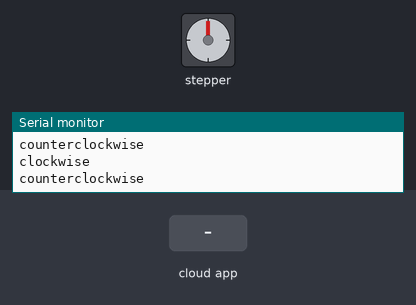
A sketch run on a simulated ESP32. On the bench: stepper motor, the last lines printed to the serial monitor. The test bench sets the inputs (shaded band). WiFi joins after 1.5 s; servers stay silent unless stated; stepper angles assume 200 steps per turn.

Above: at 1.7 s.
1.8 s: the phone or cloud app sets pressure to 25
At 3.0 s:
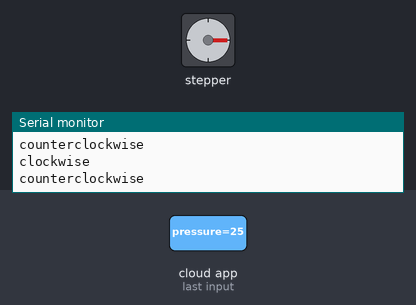
3.5 s: the phone or cloud app sets _delay_ to 25
6.5 s: the phone or cloud app sets rPM to 25
At 6.68 s:
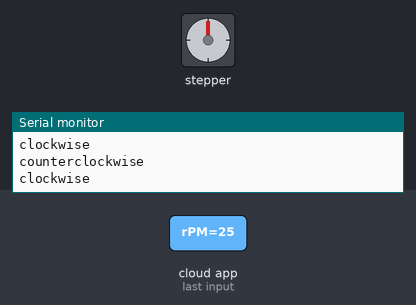
At 7.58 s:
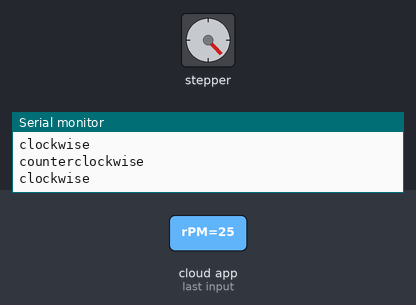
12.5 s: the phone or cloud app sets rPM to 50
At 13.8 s:
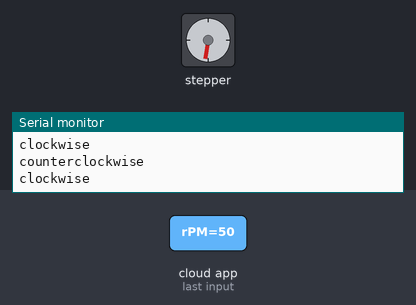
15.5 s: the phone or cloud app sets _delay_ to 0
18.5 s: the phone or cloud app sets pressure to 0
Timing chart, 0 to 21.5 s (numbered marks = the images above; inputs shaded):
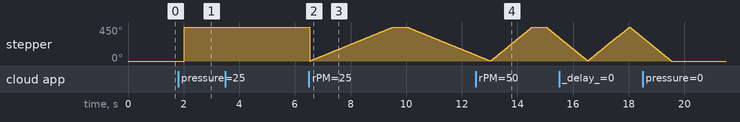

Measured:
- after the input at 1.8 s, stepper: turns 450° clockwise, starting after 0.22 s
- after the input at 6.5 s, stepper: turns 450° counter-clockwise in 0.00 s, then 450° clockwise in 3.0 s, then 369° counter-clockwise in 2.4 s

The sketch:

Smart_Ventillator_System_apr29a.ino
```cpp
#include "arduino_secrets.h"
// Stepper - Version: Latest
#include <Stepper.h>

/*

  The following variables are automatically generated and updated when changes are made to the Thing

  float _delay_;
  float pressure;
  float rPM;
  float spO2;

  Variables which are marked as READ/WRITE in the Cloud Thing will also have functions
  which are called when their values are changed from the Dashboard.
  These functions are generated with the Thing and added at the end of this sketch.
*/

#include "thingProperties.h"

float press;
float del;
const int stepsPerRevolution = 200;
Stepper myStepper(stepsPerRevolution, 4, 16, 17, 5);
void setup() {
  // Initialize serial and wait for port to open:
  Serial.begin(9600);
  // This delay gives the chance to wait for a Serial Monitor without blocking if none is found
  delay(500);

  // Defined in thingProperties.h
  initProperties();

  // Connect to Arduino IoT Cloud
  ArduinoCloud.begin(ArduinoIoTPreferredConnection);

  /*
     The following function allows you to obtain more information
     related to the state of network and IoT Cloud connection and errors
     the higher number the more granular information you’ll get.
     The default is 0 (only errors).
     Maximum is 4
  */
  setDebugMessageLevel(2);
  ArduinoCloud.printDebugInfo();

}

void loop() {
  ArduinoCloud.update();
  // Your code here
  Serial.println("clockwise");
  myStepper.step(press);
  delay(del);

  // step one revolution in the other direction:
  Serial.println("counterclockwise");
  myStepper.step(-press);
  //delay(del);

}

/*
  Since Delay is READ_WRITE variable, onDelayChange() is
  executed every time a new value is received from IoT Cloud.
*/
void onDelayChange()  {
  // Add your code here to act upon Delay change
  del = map(_delay_, 0, 100, 0, 2000);
}
/*
  Since Pressure is READ_WRITE variable, onPressureChange() is
  executed every time a new value is received from IoT Cloud.
*/
void onPressureChange()  {
  press = map(pressure, 0, 100, 0, 1000);// Add your code here to act upon Pressure change
}
/*
  Since RPM is READ_WRITE variable, onRPMChange() is
  executed every time a new value is received from IoT Cloud.
*/
void onRPMChange()  {
  // Add your code here to act upon RPM change
  myStepper.setSpeed(rPM);
}
/*
  Since SpO2 is READ_WRITE variable, onSpO2Change() is
  executed every time a new value is received from IoT Cloud.
*/
void onSpO2Change()  {
  // Add your code here to act upon SpO2 change
}
```

arduino_secrets.h
```cpp
#define SECRET_SSID ""
#define SECRET_PASS ""
#define SECRET_DEVICE_KEY ""
```

thingProperties.h
```cpp
// Code generated by Arduino IoT Cloud, DO NOT EDIT.

#include <ArduinoIoTCloud.h>
#include <Arduino_ConnectionHandler.h>

const char DEVICE_LOGIN_NAME[]  = "ab579af9-4c61-4ee1-a6bc-85764ecb16a9";

const char SSID[]               = SECRET_SSID;    // Network SSID (name)
const char PASS[]               = SECRET_PASS;    // Network password (use for WPA, or use as key for WEP)
const char DEVICE_KEY[]  = SECRET_DEVICE_KEY;    // Secret device password

void onDelayChange();
void onPressureChange();
void onRPMChange();
void onSpO2Change();

float _delay_;
float pressure;
float rPM;
float spO2;

void initProperties(){

  ArduinoCloud.setBoardId(DEVICE_LOGIN_NAME);
  ArduinoCloud.setSecretDeviceKey(DEVICE_KEY);
  ArduinoCloud.addProperty(_delay_, READWRITE, ON_CHANGE, onDelayChange);
  ArduinoCloud.addProperty(pressure, READWRITE, ON_CHANGE, onPressureChange);
  ArduinoCloud.addProperty(rPM, READWRITE, ON_CHANGE, onRPMChange);
  ArduinoCloud.addProperty(spO2, READWRITE, ON_CHANGE, onSpO2Change);

}

WiFiConnectionHandler ArduinoIoTPreferredConnection(SSID, PASS);
```
